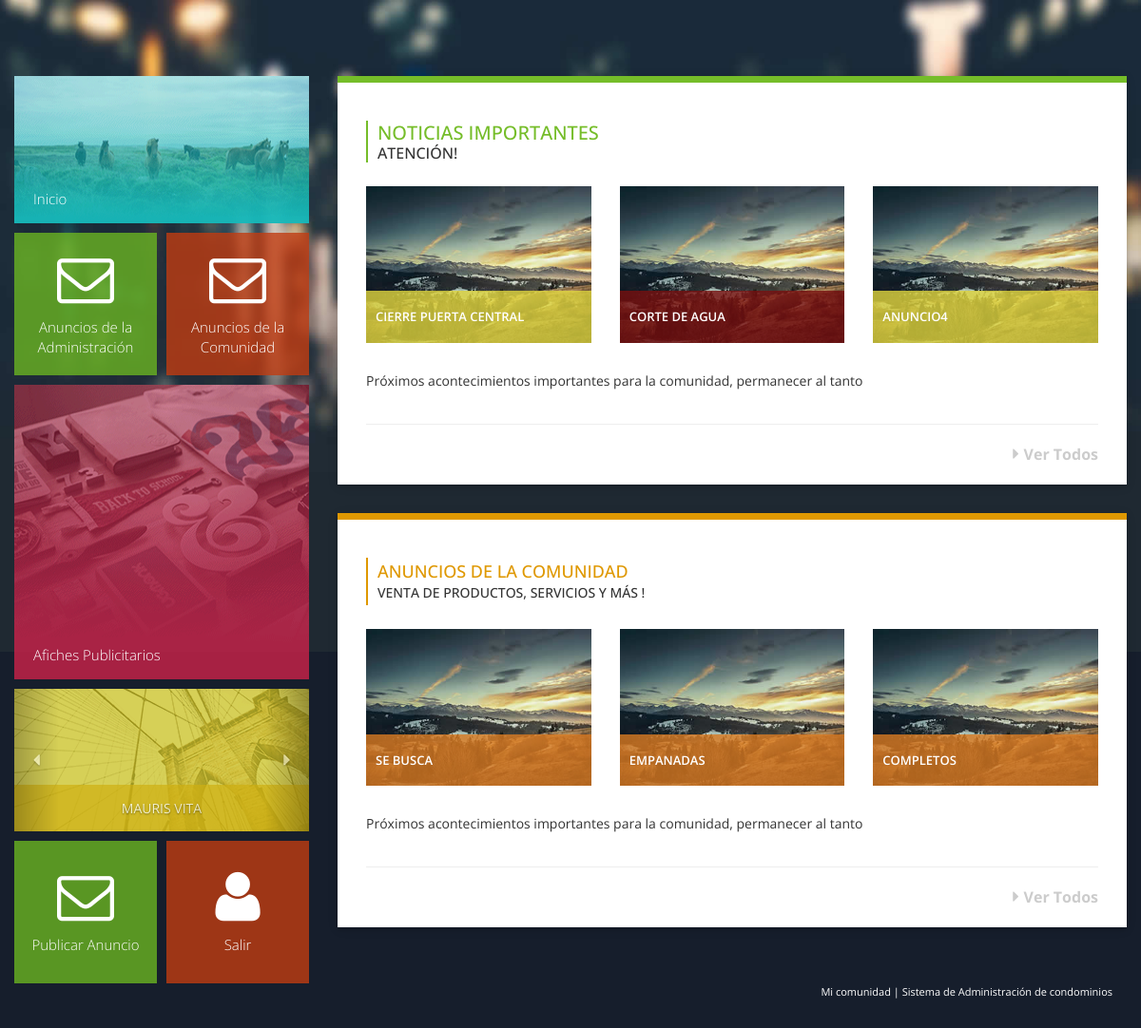
Before: /home/ (signed in) with the older database file.
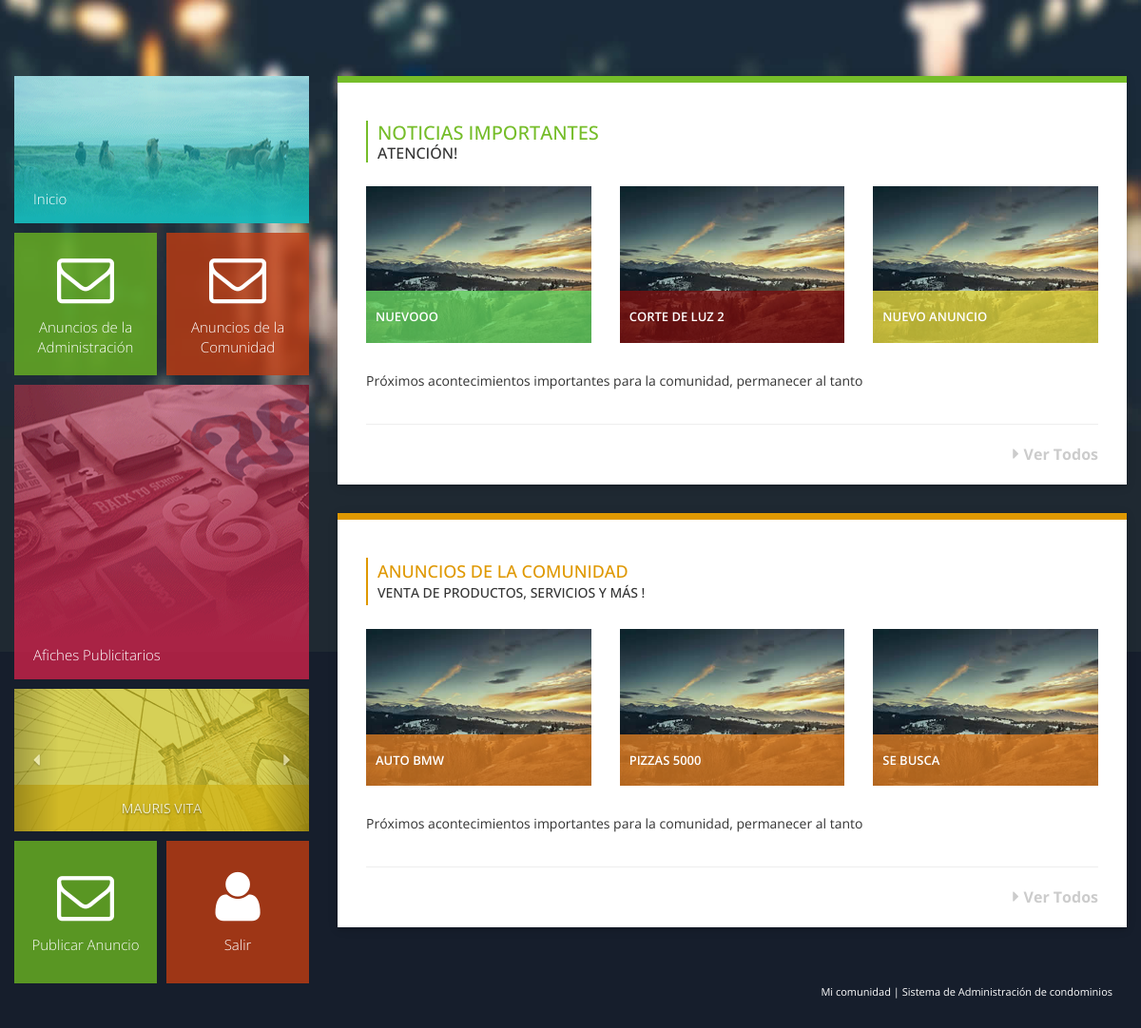
After: the same page with the newer database file.
### blog/models.py (models this page shows, shortened)
class Anuncio(models.Model):
    PRIORIDAD = (
        ('1', '1'),
        ('2', '2'),
        ('3', '3'),
    )
    TIPO = (
        ('0', '0'),
        ('1', '1'),
    )
    titulo = models.CharField(max_length=150)
    contenido = models.TextField()
    fecha = models.DateTimeField(auto_now_add=True)
    prioridad = models.CharField(max_length=3,
                              choices=PRIORIDAD,
                              default='1')
    categoria = models.CharField(max_length=150)
    imagen = models.ImageField(upload_to="blog", null=True, blank=True, verbose_name="Imagen")
    autor = models.CharField(max_length=60)
    tipo_usuario = models.CharField(max_length=3,
                              choices=TIPO,
                              default='0')
    class Meta:
        ordering = ('-fecha',)

### blog/views.py (the view)
# urls.py: path("home/", home, name="home"),
def home(request):
    if request.user.is_authenticated:
        anuncios_admin = Anuncio.objects.filter( tipo_usuario = "1" )[:3]
        anuncios_usuarios = Anuncio.objects.filter( tipo_usuario = "0" )[:3]
        return render(request, 'blog/home.html',{'anuncios_admin' : anuncios_admin, 'anuncios_usuarios' : anuncios_usuarios})
    return redirect('index')

### blog/templates/blog/home.html (shortened to what the changed rows need)
{% extends 'blog/base2.html' %}
{% load static %}
{% block contenido %}
                  <div class="content-main">
                            <div class="row">
                            <div class="col-xs-12 col-sm-12 col-md-12 col-lg-12">
                                <div class="box bottom-main">
                                    <div class="info float-container">
                                        <div class="row">
                                         {% for anuncio_a in anuncios_admin %}
                                            <div class="col-xxs-12 col-xs-6 col-sm-6 col-md-4 col-lg-4">
                                                <div class="bottom-img">
                                                    <img src="{% static 'blog/images/home-img-4.jpg' %}" alt="Image">
                                                    {% if anuncio_a.prioridad == "1" %}
                                                    <p class="first">{{ anuncio_a.titulo }}</p>
                                                    {% endif %}
                                                    {% if anuncio_a.prioridad == "2" %}
                                                    <p class="second">{{ anuncio_a.titulo }}</p>
                                                    {% endif %}
                                                    {% if anuncio_a.prioridad == "3" %}
                                                    <p class="third">{{ anuncio_a.titulo }}</p>
                                                    {% endif %}
                                                </div>
                                            </div>
                                            {% endfor %}
                                        </div>
                                    </div>
                                </div>
                            </div>
                        </div>
                        <div class="row">
                            <div class="col-xs-12 col-sm-12 col-md-12 col-lg-12">
                                <div class="box paris">
                                    <div class="info float-container">
                                        <div class="row">
                                         {% for anuncio_b in anuncios_usuarios %}
                                            <div class="col-xxs-12 col-xs-6 col-sm-6 col-md-4 col-lg-4">
                                                <div class="bottom-img">
                                                    <img src="{% static 'blog/images/home-img-4.jpg' %}" alt="Image">
                                                    <p class="fourth">{{ anuncio_b.titulo }}</p>
                                                </div>
                                            </div>
                                            {% endfor %}
                                        </div>
                                    </div>
                                </div>
                            </div>
                        </div>
                    </div>
{% endblock contenido %}

Changed rows visible on the page:
no longer on this page (row unchanged): Anuncio: titulo "CIERRE PUERTA CENTRAL", shown under "ATENCIÓN!"
no longer on this page (row unchanged): Anuncio: titulo "CORTE DE AGUA", shown under "ATENCIÓN!"
no longer on this page (row unchanged): Anuncio: titulo "ANUNCIO4", shown under "ATENCIÓN!"
no longer on this page (row unchanged): Anuncio: titulo "EMPANADAS", shown under "VENTA DE PRODUCTOS, SERVICIOS Y MÁS !"
no longer on this page (row unchanged): Anuncio: titulo "COMPLETOS", shown under "VENTA DE PRODUCTOS, SERVICIOS Y MÁS !"
added Anuncio: titulo "NUEVOOO", shown under "ATENCIÓN!"
added Anuncio: titulo "CORTE DE LUZ 2", shown under "ATENCIÓN!"
added Anuncio: titulo "NUEVO ANUNCIO", shown under "ATENCIÓN!"
added Anuncio: titulo "AUTO BMW", shown under "VENTA DE PRODUCTOS, SERVICIOS Y MÁS !"
added Anuncio: titulo "PIZZAS 5000", shown under "VENTA DE PRODUCTOS, SERVICIOS Y MÁS !"
